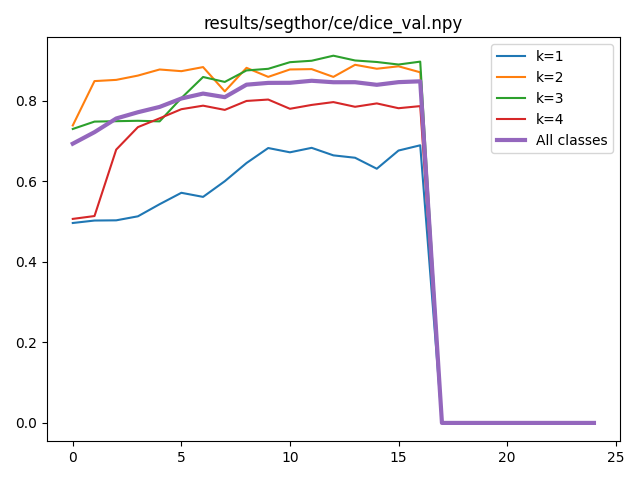

Reproduce this figure in Python.
#!/usr/bin/env python3

# MIT License

# Copyright (c) 2024 Hoel Kervadec

# Permission is hereby granted, free of charge, to any person obtaining a copy
# of this software and associated documentation files (the "Software"), to deal
# in the Software without restriction, including without limitation the rights
# to use, copy, modify, merge, publish, distribute, sublicense, and/or sell
# copies of the Software, and to permit persons to whom the Software is
# furnished to do so, subject to the following conditions:

# The above copyright notice and this permission notice shall be included in all
# copies or substantial portions of the Software.

# THE SOFTWARE IS PROVIDED "AS IS", WITHOUT WARRANTY OF ANY KIND, EXPRESS OR
# IMPLIED, INCLUDING BUT NOT LIMITED TO THE WARRANTIES OF MERCHANTABILITY,
# FITNESS FOR A PARTICULAR PURPOSE AND NONINFRINGEMENT. IN NO EVENT SHALL THE
# AUTHORS OR COPYRIGHT HOLDERS BE LIABLE FOR ANY CLAIM, DAMAGES OR OTHER
# LIABILITY, WHETHER IN AN ACTION OF CONTRACT, TORT OR OTHERWISE, ARISING FROM,
# OUT OF OR IN CONNECTION WITH THE SOFTWARE OR THE USE OR OTHER DEALINGS IN THE
# SOFTWARE.

import argparse
from pathlib import Path

import numpy as np
import matplotlib.pyplot as plt


def run(args: argparse.Namespace) -> None:
    metrics: np.ndarray = np.load(args.metric_file)
    match metrics.ndim:
        case 2:
            E, N = metrics.shape
            K = 1
        case 3:
            E, N, K = metrics.shape

    fig = plt.figure()
    ax = fig.gca()
    ax.set_title(str(args.metric_file))

    epcs = np.arange(E)

    for k in range(1, K):
        y = metrics[:, :, k].mean(axis=1)
        ax.plot(epcs, y, label=f"{k=}", linewidth=1.5)

    if K > 2:
        ax.plot(epcs, metrics.mean(axis=1).mean(axis=1), label="All classes", linewidth=3)
        ax.legend()
    else:
        ax.plot(epcs, metrics.mean(axis=1), linewidth=3)

    fig.tight_layout()
    if args.dest:
        fig.savefig(args.dest)

    if not args.headless:
        plt.savefig('plot.png')


def get_args() -> argparse.Namespace:
    parser = argparse.ArgumentParser(description='Plot data over time')
    parser.add_argument('--metric_file', type=Path, required=True, metavar="METRIC_MODE.npy",
                        help="The metric file to plot.")
    parser.add_argument('--dest', type=Path, metavar="METRIC_MODE.png",
                        help="Optional: save the plot to a .png file")
    parser.add_argument("--headless", action="store_true",
                        help="Does not display the plot and save it directly (implies --dest to be provided.")

    args = parser.parse_args()

    print(args)

    return args


if __name__ == "__main__":
    run(get_args())
